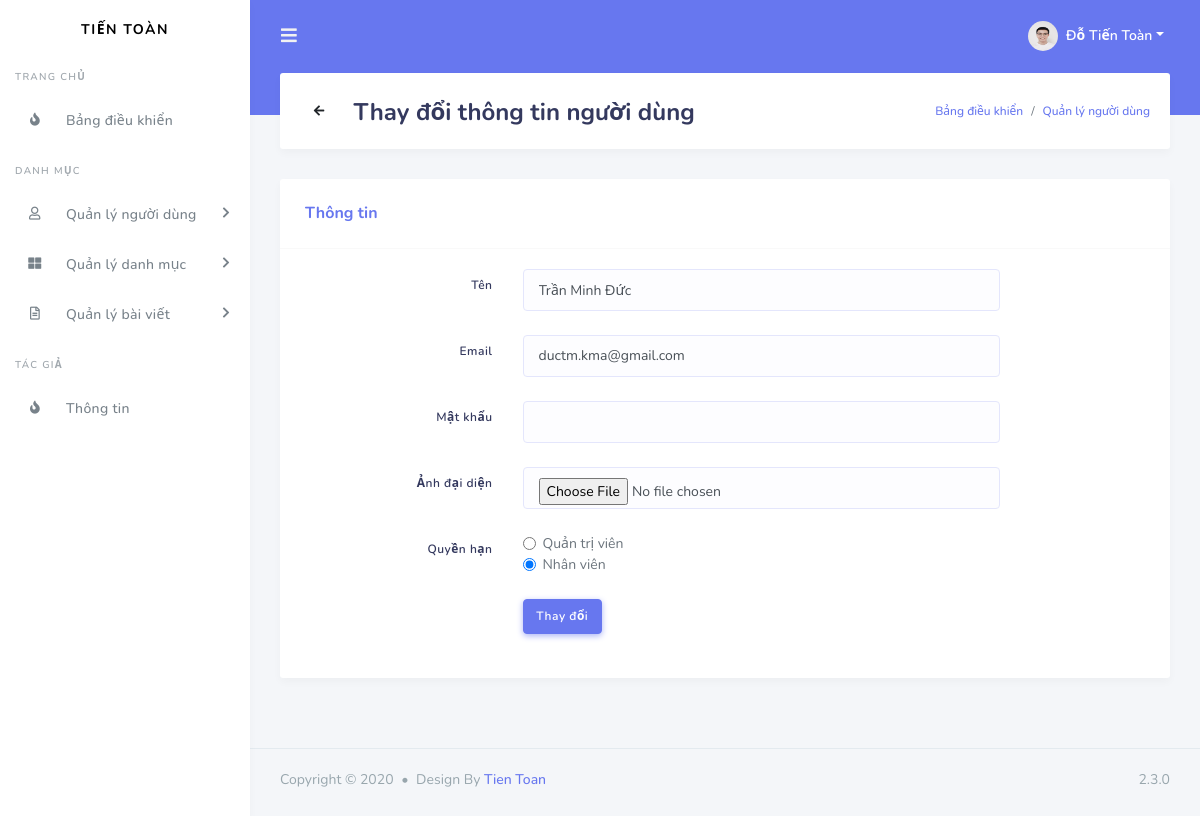
The app's page /index.php?admin=admin&mod=user&act=edit&id=1 (signed in) with its own data.
### tables this page shows
CREATE TABLE `users`  (
  `id` int NOT NULL AUTO_INCREMENT,
  `name` varchar(255) NULL DEFAULT NULL,
  `email` varchar(255) NULL DEFAULT NULL,
  `password` varchar(255) NULL DEFAULT NULL,
  `avatar` longtext NULL COMMENT 'Đường dẫn ảnh',
  `created_at` timestamp(0) NULL DEFAULT current_timestamp(0) ON UPDATE CURRENT_TIMESTAMP(0) COMMENT 'Ngày tạo',
  `permission` int NULL DEFAULT NULL,
  PRIMARY KEY (`id`) USING BTREE,
  INDEX `avatar`(`avatar`(1024)) USING BTREE
);

### controllers/admin/Controller.php (called while the page is built, shortened)
<?php
class Controller{
	public function view($name, $data = []){
		extract($data);
		require_once $name . '.php';
	}
}
?>

### controllers/admin/UserController.php (called while the page is built, shortened)
<?php
require_once('Controller.php');
class UserController extends Controller{
	public $model;
	public function __construct(){
		$this->model = new User();
	}
	public function edit(){
		$id = $_GET['id'];
		$user = $this->model->find($id);
		$this->view('views/admin/user/update', [
			'user' => $user
		]);
	}
}
?>

### index.php (called while the page is built, shortened)
<?php
$act = (isset($_GET['act']) ? $_GET['act'] : 'home');
$controller_obj = new $controller_class_name();
$controller_obj->$act();
?>

### models/admin/Connection.php (called while the page is built, shortened)
<?php
class Connection{
	public function __construct(){
		$servername = 'localhost';
		$username = 'root';
		$password = '';
		$dbname = 'project-php27';
		$this->conn = new mysqli($servername, $username, $password, $dbname);
	}
}
?>

### models/admin/Model.php (called while the page is built, shortened)
<?php
require_once('Connection.php');
class Model{
	var $connection;
	var $table;
	public function __construct(){
		$connection_obj = new Connection();
		$this->connection = $connection_obj->conn;
	}
	public function find($id){
		$sql = "SELECT * FROM " . $this->table . " WHERE id=$id";
		$result = $this->connection->query($sql);
		$this->table = $result->fetch_assoc();
		return $this->table ;
	}
}
?>

### views/admin/user/update.php (the view)
<?php require_once('views/admin/header.php') ?>
<div class="main-content">
        <section class="section">
          <div class="section-header">
            <div class="section-header-back">
              <a href="index.php?admin=admin&mod=&act=back" class="btn btn-icon"><i class="fas fa-arrow-left"></i></a>
            </div>
            <h1>Thay đổi thông tin người dùng</h1>
            <div class="section-header-breadcrumb">
              <div class="breadcrumb-item active"><a href="index.php?admin=admin&mod=&act=home">Bảng điều khiển</a></div>
              <div class="breadcrumb-item"><a href="index.php?admin=admin&mod=user&act=list">Quản lý người dùng</a></div>
            </div>
          </div>
          <div class="section-body">
            <div class="row">
              <div class="col-12">
                <div class="card">
                  <div class="card-header">
                    <h4>Thông tin</h4>
                  </div>
                  <form action="index.php?admin=admin&mod=user&act=update&id=<?= $user['id']?>" method="POST" enctype="multipart/form-data" class="card-body">
                    <div class="form-group row mb-4">
                      <label class="col-form-label text-md-right col-12 col-md-3 col-lg-3">Tên</label>
                      <div class="col-sm-12 col-md-7">
                        <input type="text" class="form-control" value="<?= $user['name']?>" name="name" required>
                      </div>
                    </div>
                    <div class="form-group row mb-4">
                      <label class="col-form-label text-md-right col-12 col-md-3 col-lg-3">Email</label>
                      <div class="col-sm-12 col-md-7">
                        <input type="email" class="form-control" value="<?= $user['email']?>" name="email" required>
                      </div>
                    </div>
                    <div class="form-group row mb-4">
                      <label class="col-form-label text-md-right col-12 col-md-3 col-lg-3">Mật khẩu</label>
                      <div class="col-sm-12 col-md-7">
                        <input type="password" class="form-control" name="password">
                      </div>
                    </div>
                    <div class="form-group row mb-4">
                      <label class="col-form-label text-md-right col-12 col-md-3 col-lg-3">Ảnh đại diện</label>
                      <div class="col-sm-12 col-md-7">
                        <input type="file" class="form-control" name="avatar">
                      </div>
                    </div>
                    <div class="form-group row mb-4">
                      <label class="col-form-label text-md-right col-12 col-md-3 col-lg-3">Quyền hạn</label>
                      <div class="col-sm-12 col-md-7">
                        <div class="form-check">
                          <input class="form-check-input" type="radio" name="permission" <?= ($user['permission'] == 1) ? 'checked' : '' ?> value="1">
                          <label class="form-check-label" for="flexRadioDefault2">
                            Quản trị viên
                          </label>
                        </div>
                        <div class="form-check">
                          <input class="form-check-input" type="radio" name="permission" <?= ($user['permission'] == 1) ? '' : 'checked' ?> value="0">
                          <label class="form-check-label" for="flexRadioDefault2">
                            Nhân viên
                          </label>
                        </div>
                      </div>
                    </div>
                    <div class="form-group row mb-4">
                      <label class="col-form-label text-md-right col-12 col-md-3 col-lg-3"></label>
                      <div class="col-sm-12 col-md-7">
                        <button type="submit" class="btn btn-primary">Thay đổi</button>
                      </div>
                    </div>
                  </form>
                </div>
              </div>
            </div>
          </div>
        </section>
      </div>
<?php require_once('views/admin/footer.php'); ?>

### records on screen
users: name "Trần Minh Đức", email "ductm.kma@gmail.com", permission "☑"

### other values on screen
$_SESSION['user']['name'] "Đỗ Tiến Toàn"
